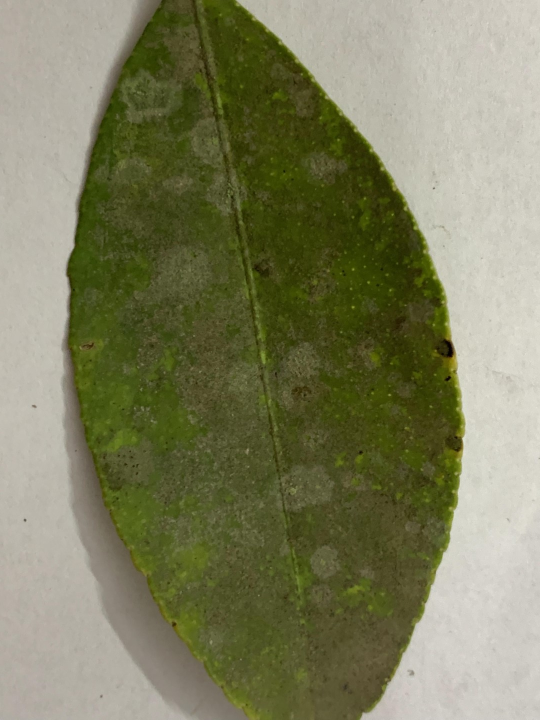
#> input picture TESTING/citrus/algal_leaf_spot/CIT_algal_leaf_spot_01.jpg, 1080 x 1440 px (shown at 1/2 size)
$ python -i image_pipeline.py   (imports and definitions only)
#> lines starting #> are read from the running program, lines starting #| are printed output that depends on the picture
"""
image_pipeline.py - LeafLens Web Inference Preprocessing Pipeline

Prepares uploaded user leaf photographs for deep learning inference.
Applies crop-aware resizing:
  - Turmeric: 224 x 224
  - Citrus:   384 x 384
Applies identical RGB conversion, RGBA transparency alpha-blending,
and ImageNet channel normalization as utilized during training.
"""

import io
from typing import Tuple, Optional, Dict
from PIL import Image
import numpy as np


class ImagePreprocessingError(Exception):
    """Raised when an uploaded file fails validation or preprocessing."""
    pass


# Canonical resolution mapping per crop
CROP_INPUT_SIZES: Dict[str, Tuple[int, int]] = {
    "turmeric": (224, 224),
    "citrus": (384, 384),
}


def get_crop_target_size(crop: str) -> Tuple[int, int]:
    """Resolves standard input dimensions for a given crop."""
    crop_lower = crop.lower().strip()
    if crop_lower in CROP_INPUT_SIZES:
        return CROP_INPUT_SIZES[crop_lower]
    raise ValueError(f"Unknown crop '{crop}'. Supported crops: {list(CROP_INPUT_SIZES.keys())}")


def preprocess_image_bytes(
    image_bytes: bytes,
    target_size: Optional[Tuple[int, int]] = None,
    crop: Optional[str] = None,
    mean: Tuple[float, float, float] = (0.485, 0.456, 0.406),
    std: Tuple[float, float, float] = (0.229, 0.224, 0.225),
) -> Tuple[np.ndarray, Image.Image]:
    """
    Validates and transforms raw bytes into:
    1. Normalized float32 numpy tensor of shape (1, 3, H, W)
    2. Original RGB PIL Image for Grad-CAM overlay compositing

    If 'crop' is provided, target_size is determined automatically:
      turmeric -> (224, 224)
      citrus   -> (384, 384)
    """
    if not image_bytes or len(image_bytes) == 0:
        raise ImagePreprocessingError("Uploaded image byte stream is empty.")

    # Resolve target dimensions
    if target_size is not None:
        resolved_size = target_size
    elif crop is not None:
        resolved_size = get_crop_target_size(crop)
    else:
        resolved_size = (224, 224)

    try:
        # Load and verify integrity
        stream = io.BytesIO(image_bytes)
        img = Image.open(stream)
        img.verify()

        # Reopen for pixel processing
        stream.seek(0)
        img = Image.open(stream)

        # Convert to RGB cleanly handling alpha channels & palettes
        if img.mode in ("RGBA", "LA") or (img.mode == "P" and "transparency" in img.info):
            alpha_img = img.convert("RGBA")
            canvas = Image.new("RGB", alpha_img.size, (255, 255, 255))
            canvas.paste(alpha_img, mask=alpha_img.split()[3])
            rgb_img = canvas
        else:
            rgb_img = img.convert("RGB")

    except Exception as e:
        raise ImagePreprocessingError(f"Uploaded file is not a valid, readable image: {str(e)}")

    # Resize to target input dimensions
    resized_img = rgb_img.resize(resolved_size, Image.Resampling.BILINEAR)

    # Normalize: Convert to [0, 1] range float32
    img_array = np.array(resized_img, dtype=np.float32) / 255.0

    # Apply ImageNet channel normalization: (x - mean) / std
    mean_arr = np.array(mean, dtype=np.float32)
    std_arr = np.array(std, dtype=np.float32)
    norm_img = (img_array - mean_arr) / std_arr

    # Rearrange dimensions from (H, W, C) to (C, H, W)
    chw_img = np.transpose(norm_img, (2, 0, 1))

    # Add batch dimension: (1, C, H, W)
    batch_tensor = np.expand_dims(chw_img, axis=0).astype(np.float32)

    return batch_tensor, rgb_img

>>> import cv2
>>> picture = cv2.imread('../../../TESTING/citrus/algal_leaf_spot/CIT_algal_leaf_spot_01.jpg', cv2.IMREAD_GRAYSCALE)
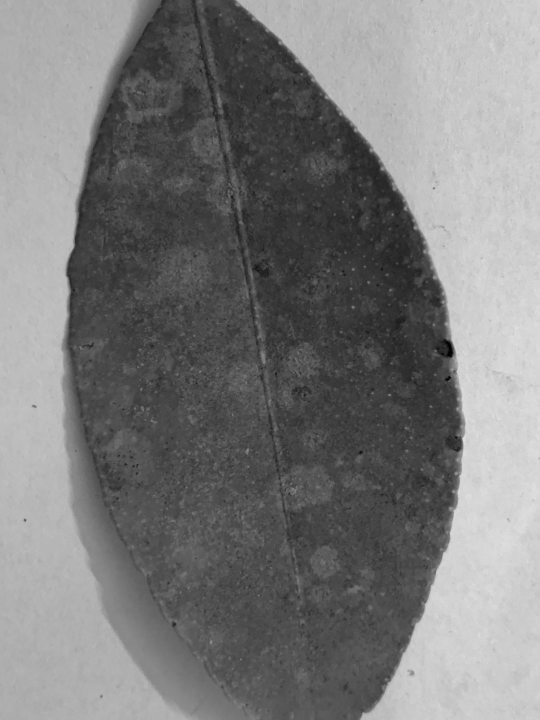
#> picture: shape (1440, 1080) (shown at 1/2 size); min 0, max 230, mean 123.3
>>> result = preprocess_image_bytes(picture)
#> (the run stopped early here; a loop or call above may not have finished)

$ run again, on TESTING/citrus/algal_leaf_spot/CIT_algal_leaf_spot_02.jpg
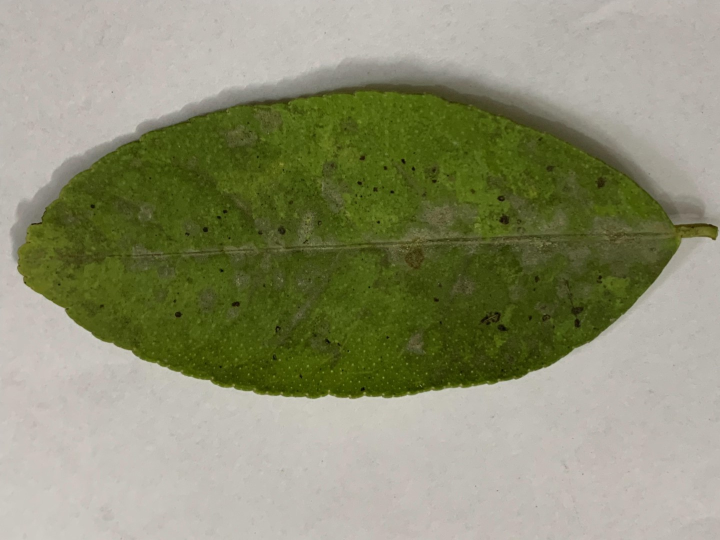
#> input picture TESTING/citrus/algal_leaf_spot/CIT_algal_leaf_spot_02.jpg, 1440 x 1080 px (shown at 1/2 size)
#> `picture = cv2.imread('../../../TESTING/citrus/algal_leaf_spot/CIT_alga..`:
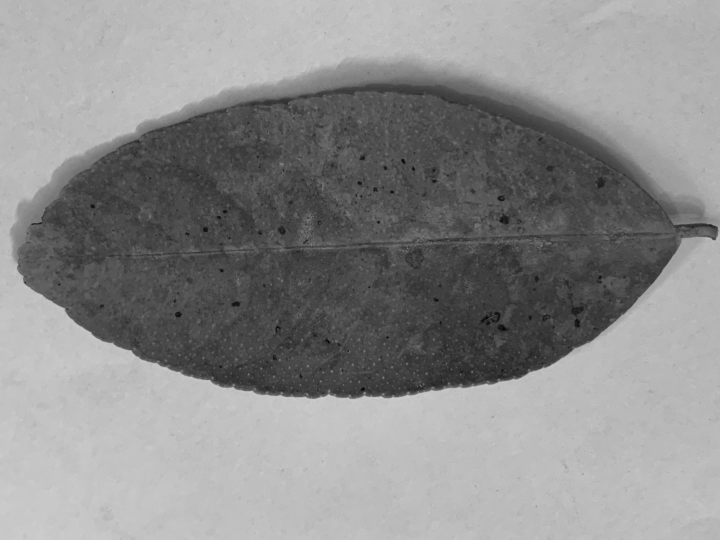
#> picture: shape (1080, 1440) (shown at 1/2 size); min 0, max 209, mean 139.4

$ run again, on TESTING/citrus/algal_leaf_spot/CIT_algal_leaf_spot_03.jpg
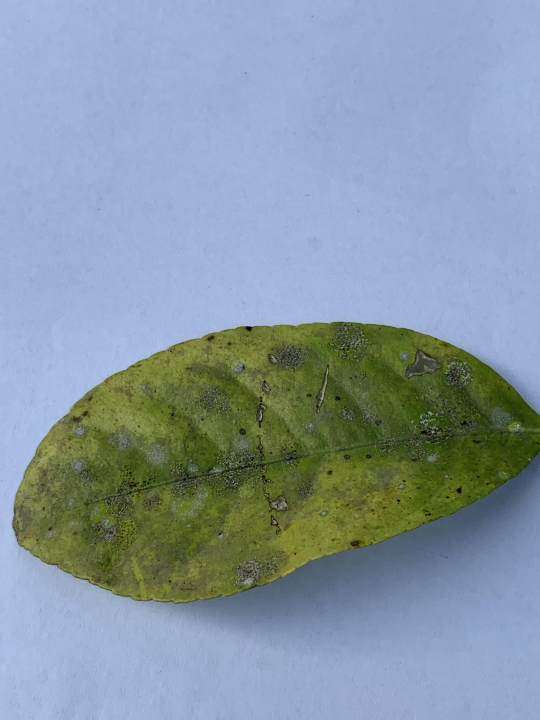
#> input picture TESTING/citrus/algal_leaf_spot/CIT_algal_leaf_spot_03.jpg, 1080 x 1440 px (shown at 1/2 size)
#> `picture = cv2.imread('../../../TESTING/citrus/algal_leaf_spot/CIT_alga..`:
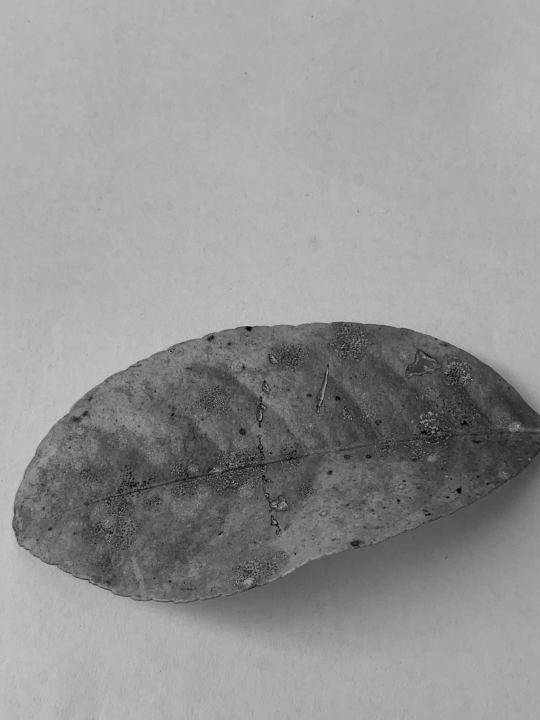
#> picture: shape (1440, 1080) (shown at 1/2 size); min 0, max 202, mean 147.7
